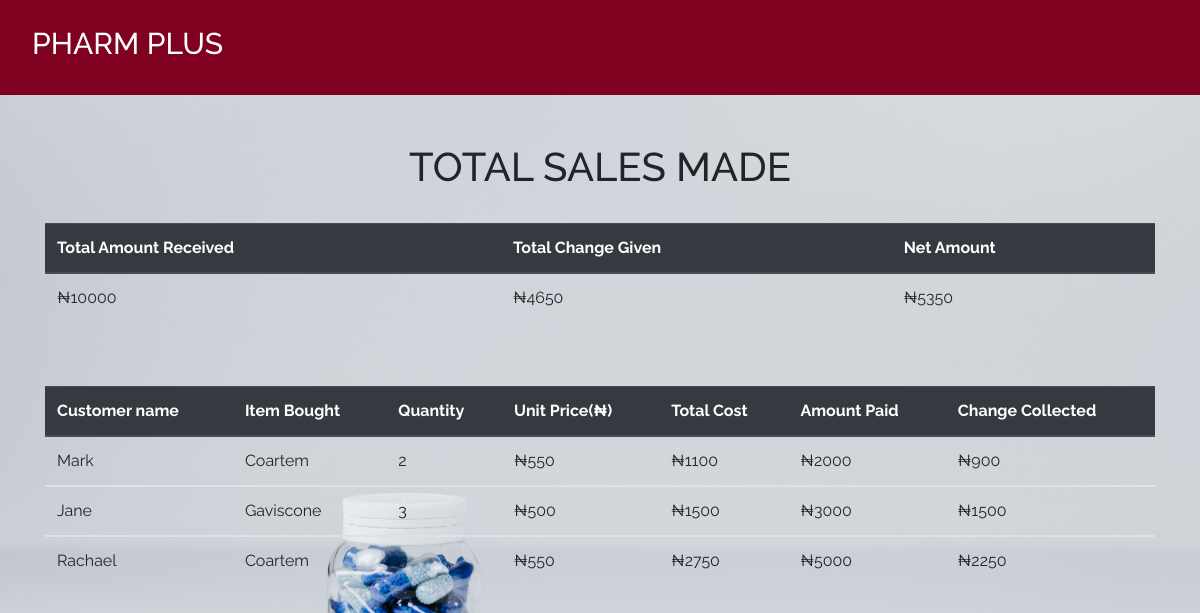
The page /all_sales/ on the database as committed earlier.
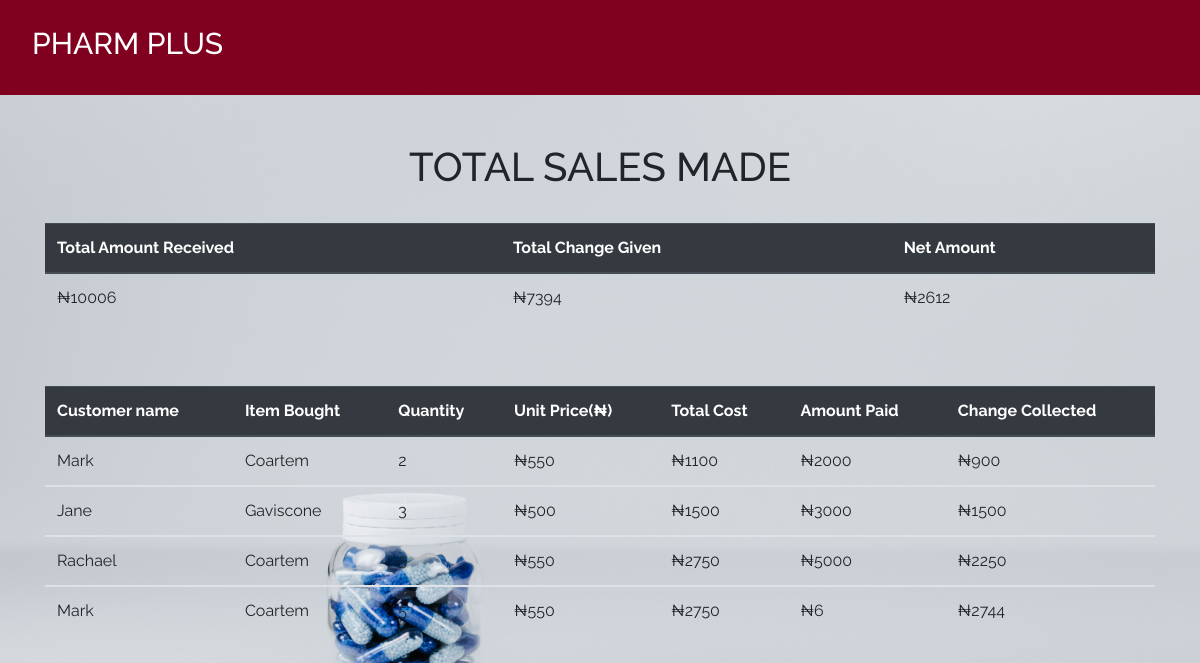
The same page on the database as committed later.
### product_app/models.py (models this page shows, shortened)
class Sale(models.Model):
    item = models.ForeignKey(Product, on_delete = models.CASCADE)
    quantity = models.IntegerField(default = 0, null = True, blank = True)
    amount_received = models.IntegerField(default = 0, null = True, blank = True)
    issued_to = models.CharField(max_length = 50, null = True, blank = True)
    unit_price = models.IntegerField(default = 0, null = True, blank = True)
    def get_total(self):
        total = self.quantity * self.item.unit_price
        return int(total)
    def get_change(self):
        change = self.get_total() - self.amount_received
        return abs(int(change))

class Product(models.Model):
    category_name = models.ForeignKey(Category, on_delete = models.CASCADE,null = True, blank = True )
    item_name = models.CharField(max_length = 50, null = True, blank = True)
    total_quantity = models.IntegerField(default = 0, null = True, blank = True)
    issued_quantity = models.IntegerField(default = 0, null = True, blank = True)
    received_quantity = models.IntegerField(default = 0, null = True, blank = True)
    unit_price = models.IntegerField(default = 0, null = True, blank = True)
    def __str__(self):
        return self.item_name

### product_app/views.py (the view)
# urls.py: path('all_sales/', views.all_sales, name = 'all_sales')
def all_sales(request):
    sales = Sale.objects.all()
    total  = sum([items.amount_received for items in sales])
    change = sum([items.get_change() for items in sales])
    net = total - change
    return render(request, 'products/all_sales.html',
     {
     'sales': sales,
     'total': total,
     'change': change,
     'net': net,
      })

### templates/products/all_sales.html
{% extends 'products/base.html'%} {% block content%}
<br></br>
<div class = "container">
<h1 class = "text-center">TOTAL SALES MADE</h1><br>
  <table class="table">
    <thead class="thead-dark">
      <tr>
        <th scope="col">Total Amount Received</th>
        <th scope="col">Total Change Given</th>
        <th scope="col">Net Amount</th>
      </tr>
    </thead>
    <tbody>
      <tr>
        <td>₦{{total}}</td>
        <td>₦{{change}}</td>
        <td>₦{{net}}</td>
      </tr>
    </tbody>
  </table>
</div>
<br></br>
<div class = "container">
  <table class="table">
    <thead class="thead-dark">
      <tr>
        <th scope="col">Customer name</th>
        <th scope="col">Item Bought</th>
        <th scope="col">Quantity</th>
        <th scope="col">Unit Price(₦)</th>
        <th scope="col">Total Cost</th>
        <th scope="col">Amount Paid</th>
        <th scope="col">Change Collected</th>
      </tr>
    </thead>
    {% for sale in sales %}
    <tbody>
      <tr>
        <td>{{sale.issued_to | title}}</td>
        <td>{{sale.item | title}}</td>
        <td>{{sale.quantity}}</td>
        <td>₦{{sale.unit_price}}</td>
        <td>₦{{sale.get_total}}</td>
        <td>₦{{sale.amount_received}}</td>
        <td>₦{{sale.get_change}}</td>
      </tr>
    </tbody>
    {% endfor %}
  </table>
</div>
{% endblock%}

Rows that differ between the two databases and show on the page:
added Sale: issued_to "Mark", item "Coartem", quantity "5", unit_price "550", get_total "2750", amount_received "6", get_change "2744"
Other text that changed with them:
{{ total }}: "10000" → "10006"
{{ change }}: "4650" → "7394"
{{ net }}: "5350" → "2612"
